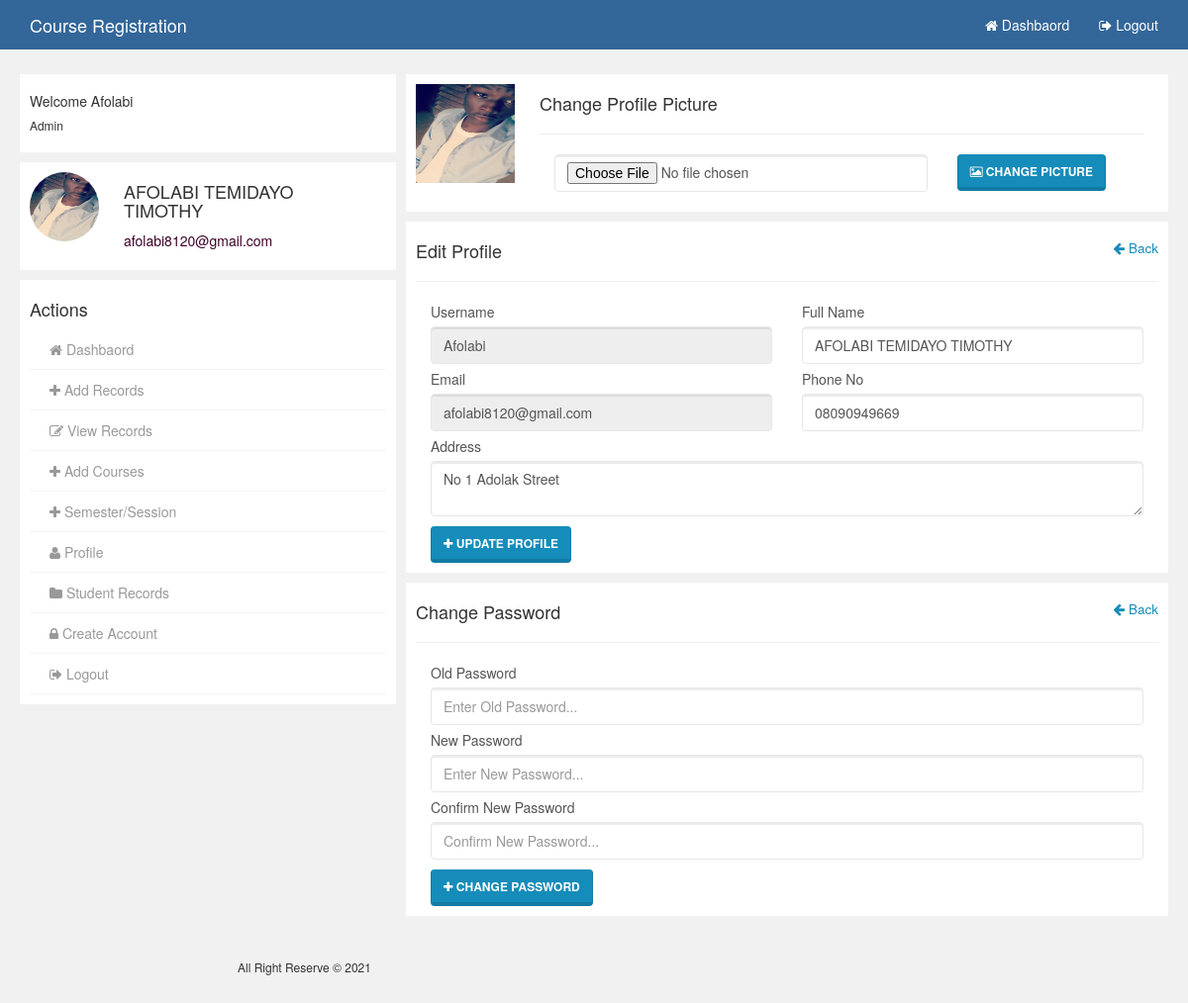
Page /admin/profile.php (signed in) on the committed database.
### tables this page shows
CREATE TABLE IF NOT EXISTS `tbluser` (
  `username` varchar(50) NOT NULL,
  `fullname` varchar(100) NOT NULL,
  `email` varchar(50) NOT NULL,
  `phone` varchar(50) NOT NULL,
  `address` varchar(500) NOT NULL,
  `password` varchar(255) NOT NULL,
  `picture` varchar(255) NOT NULL,
  `status` varchar(15) NOT NULL,
  `usertype` varchar(15) NOT NULL,
  PRIMARY KEY (`username`)
);

### admin/profile.php (the view, shortened to what this page needs)
<?php
    include_once('includes/config.php');
?>
<!DOCTYPE html>
<html>
<head>
    <link href="../SpryAssets/SpryValidationTextField.css" rel="stylesheet" type="text/css">
</head>
<body>
    <?php include_once('includes/nav.php') ?>
    <section class="container-wrap">
        <div class="container wrap">
            <div class="row">
                <div class="col-md-4 col">
                   <?php include_once('includes/leftside.php'); ?>
                </div>
                <div class="col-md-8 col">
                    <div class="gist-status">
                        <div class="media status-head">
                            <div class="media-left">
                                <a><img class="status-image" src="./uploads/admin_pic/<?php echo $_SESSION['picture']; ?>" width="100" height="100"></a>
                            </div>
                            <div class="media-body">
                                <div class="follow-head">
                                    <div class="col-sm-12">
                                        <h4>Change Profile Picture</h4>
                                        <hr>
                                        <div class="form-group">
                                            <form action="profile.php" method="POST" enctype="multipart/form-data">
                                                <div class="col-sm-8">
                                                    <input type="file" name="user_pix" class="form-control">
                                                </div>
                                                <div class="col-sm-4">
                                                    <button class="btn btn-primary" type="submit" name="btn_update_picture"><i class="fa fa-image"></i>   Change Picture</button>
                                                </div>
                                            </form>
                                        </div>
                                    </div>
                                </div>
                            </div>
                        </div>
                    </div>
                    <div class="gist-status">
                        <div class="row" style="margin: 0px;">
                            <h4>Edit Profile<small><a href="dashboard.php"><span class="pull-right"><i class="fa fa-arrow-left"></i>   Back</span></a></small></h4>
                            <hr>
                            <div class="form-group">
                                <form action="profile.php" method="POST">
                                    <?php
                                    $sql = "SELECT * FROM tbluser WHERE username = '{$_SESSION['username']}' ";
                                    $query_result = mysqli_query($conn, $sql);
                                    $result = mysqli_num_rows($query_result);
                                    if($result > 0){
                                        while($row = mysqli_fetch_array($query_result)){
                                    ?>
                                    <div class="col-sm-6">
                                        <div class="form-body">
                                            <span id="sprytextfield1">
                                              <label for="username">Username</label>
                                              <input type="text" name="username" id="username" class="form-control" placeholder="Enter Username..." value="<?php echo $row['username']; ?>" readonly>
                                            </span>
                                        </div>
                                    </div>
                                    <div class="col-sm-6">
                                        <div class="form-body">
                                            <span id="sprytextfield2">
                                                <label for="fullname">Full Name</label>
                                                <input type="text" name="fullname" id="fullname" class="form-control" placeholder="Enter Fullname..." value="<?php echo $row['fullname']; ?>">
                                            </span>
                                        </div>
                                    </div>
                                    <div class="col-sm-6">
                                        <div class="form-body">
                                            <span id="sprytextfield3">
                                                <label for="email">Email</label>
                                                <input type="email" name="email" id="email" class="form-control" placeholder="Enter Email..." value="<?php echo $row['email']; ?>" readonly>
                                            </span>
                                        </div>
                                    </div>
                                    <div class="col-sm-6">
                                        <div class="form-body">
                                            <label for="phone">Phone No</label>
                                            <input type="text" name="phone" id="phone" class="form-control" maxlength="11" placeholder="Enter Phone No..." value="<?php echo $row['phone']; ?>">
                                        </div>
                                    </div>
                                    <div class="col-sm-12">
                                        <div class="form-body">
                                            <label for="address">Address</label>
                                            <textarea type="text" name="address" id="address" class="form-control" placeholder="Enter Address..." ><?php echo $row['address']; ?></textarea>
                                        </div>
                                    </div>
                                    <?php
                                        }
                                    }
                                    ?>
                                    <div class="col-sm-12">
                                        <button style="margin-top: 5px;" class="btn btn-primary" type="submit" name="btn_update"><i class="fa fa-plus"></i> Update Profile</button>
                                    </div>
                            </form>
                        </div>
                    </div>
                </div>
                    <div class="gist-status">
                        <div class="row" style="margin: 0px;">
                            <h4>Change Password<small><a href="dashboard.php"><span class="pull-right"><i class="fa fa-arrow-left"></i>   Back</span></a></small></h4>
                            <hr>
                            <div class="form-group">
                                <form action="profile.php" method="POST">
                                    <div class="col-sm-12">
                                        <div class="form-body">
                                            <span id="sprytextfield4">
                                              <label for="oldpassword">Old Password</label>
                                              <input type="password" name="oldpassword" id="oldpassword" class="form-control" placeholder="Enter Old Password...">
                                            </span>
                                        </div>
                                    </div>
                                    <div class="col-sm-12">
                                        <div class="form-body">
                                            <span id="sprytextfield5">
                                              <label for="password">New Password</label>
                                              <input type="password" name="password" id="password" class="form-control" placeholder="Enter New Password...">
                                            </span>
                                        </div>
                                    </div>
                                    <div class="col-sm-12">
                                        <div class="form-body">
                                            <span id="sprytextfield6">
                                              <label for="password2">Confirm New Password</label>
                                              <input type="password" name="password2" id="password2" class="form-control" placeholder="Confirm New Password...">
                                            </span>
                                        </div>
                                    </div>
                                    <div class="col-sm-12">
                                        <button style="margin-top: 5px;" class="btn btn-primary" type="submit" name="btn_update_password"><i class="fa fa-plus"></i> Change Password</button>
                                    </div>
                            </form>
                        </div>
                    </div>
                </div>
            </div>
        </div>
    </section>
    <?php include_once('includes/footer.php') ?>
</body>
</html>

### assets/css/user.css (style rules this page uses)
body { background:rgb(241,241,241); }
.container-wrap { margin-top: 70px; }
.col { padding:5px; }
div.media.status-head { margin-bottom:10px; }
.gist-status { padding:10px; background:#fff; margin-bottom: 10px; }
.status-image { padding:0px; }
.follow-head { overflow:hidden; }
.form-body { margin-bottom:5px; }

### rows in the picture
tbluser: username "Afolabi", fullname "AFOLABI TEMIDAYO TIMOTHY", email "afolabi8120@gmail.com", phone "08090949669", address "No 1 Adolak Street"

### other values in the picture
$_SESSION['username'] "Afolabi"
$_SESSION['fullname'] "AFOLABI TEMIDAYO TIMOTHY"
$_SESSION['email'] "afolabi8120@gmail.com"
